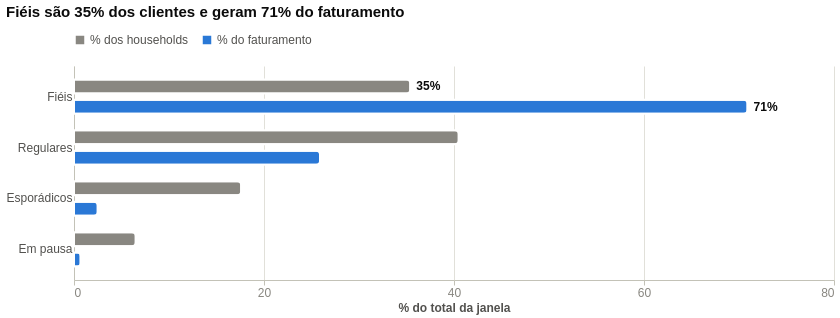

Here is the notebook cell this chart was saved with:
### Code cell
na.grafico(graficos.grafico_segmentos(seg["segmentos"], na.MODO))

### Figure 1 — Vega-Lite specification as saved in the notebook (floating-point values rounded to 4 significant figures)
{"$schema": "https://vega.github.io/schema/vega-lite/v6.4.1.json", "background": "#ffffff", "config": {"axis": {"domainColor": "#c3c2b7", "gridColor": "#e1e0d9", "gridWidth": 1, "labelColor": "#898781", "labelFontSize": 12, "tickColor": "#c3c2b7", "titleColor": "#52514e", "titleFontSize": 12}, "background": "transparent", "legend": {"labelColor": "#52514e", "labelFontSize": 12, "orient": "top", "padding": 0, "symbolType": "square", "titleColor": "#52514e"}, "text": {"color": "#0b0b0b"}, "title": {"anchor": "start", "color": "#0b0b0b", "fontSize": 15, "fontWeight": 600, "offset": 14}, "view": {"continuousHeight": 300, "continuousWidth": 300, "stroke": null}}, "datasets": {"data-237614e17d95991f0d3d36cce49237a1": [{"households": 857, "pct": 35.4, "rotulo": "35%", "segmento": "Fiéis", "serie": "% dos households", "valor_usd": 1525000.0}, {"households": 857, "pct": 70.9, "rotulo": "71%", "segmento": "Fiéis", "serie": "% do faturamento", "valor_usd": 1525000.0}], "data-542dbfb0811fd011bf7c548f6a996d35": [{"households": 857, "pct": 35.4, "segmento": "Fiéis", "serie": "% dos households", "valor_usd": 1525000.0}, {"households": 857, "pct": 70.9, "segmento": "Fiéis", "serie": "% do faturamento", "valor_usd": 1525000.0}, {"households": 980, "pct": 40.5, "segmento": "Regulares", "serie": "% dos households", "valor_usd": 556300.0}, {"households": 980, "pct": 25.9, "segmento": "Regulares", "serie": "% do faturamento", "valor_usd": 556300.0}, {"households": 426, "pct": 17.6, "segmento": "Esporádicos", "serie": "% dos households", "valor_usd": 54750.0}, {"households": 426, "pct": 2.5, "segmento": "Esporádicos", "serie": "% do faturamento", "valor_usd": 54750.0}, {"households": 158, "pct": 6.5, "segmento": "Em pausa", "serie": "% dos households", "valor_usd": 15590.0}, {"households": 158, "pct": 0.7, "segmento": "Em pausa", "serie": "% do faturamento", "valor_usd": 15590.0}]}, "height": 214, "layer": [{"data": {"name": "data-542dbfb0811fd011bf7c548f6a996d35"}, "encoding": {"color": {"field": "serie", "legend": {"title": null}, "scale": {"domain": ["% dos households", "% do faturamento"], "range": ["#898781", "#2a78d6"]}, "type": "nominal"}, "tooltip": [{"field": "segmento", "title": "Segmento", "type": "nominal"}, {"field": "serie", "title": "Série", "type": "nominal"}, {"field": "pct", "format": ".1f", "title": "%", "type": "quantitative"}, {"field": "households", "format": ",", "title": "Households", "type": "quantitative"}, {"field": "valor_usd", "format": ",.0f", "title": "Faturamento da janela (US$)", "type": "quantitative"}], "x": {"axis": {"format": ".0f", "tickCount": 5}, "field": "pct", "scale": {"domain": [0, 80]}, "title": "% do total da janela", "type": "quantitative"}, "y": {"axis": {"labelColor": "#52514e", "labelLimit": 220, "ticks": false}, "field": "segmento", "sort": ["Fiéis", "Regulares", "Esporádicos", "Em pausa"], "title": null, "type": "nominal"}, "yOffset": {"field": "serie", "sort": ["% dos households", "% do faturamento"], "type": "nominal"}}, "mark": {"cornerRadiusEnd": 4, "size": 14, "stroke": "#ffffff", "strokeWidth": 2, "type": "bar"}}, {"data": {"name": "data-237614e17d95991f0d3d36cce49237a1"}, "encoding": {"text": {"field": "rotulo", "type": "nominal"}, "x": {"axis": {"format": ".0f", "tickCount": 5}, "field": "pct", "scale": {"domain": [0, 80]}, "title": "% do total da janela", "type": "quantitative"}, "y": {"axis": {"labelColor": "#52514e", "labelLimit": 220, "ticks": false}, "field": "segmento", "sort": ["Fiéis", "Regulares", "Esporádicos", "Em pausa"], "title": null, "type": "nominal"}, "yOffset": {"field": "serie", "sort": ["% dos households", "% do faturamento"], "type": "nominal"}}, "mark": {"align": "left", "dx": 6, "fontSize": 12, "fontWeight": 600, "type": "text"}}], "title": "Fiéis são 35% dos clientes e geram 71% do faturamento", "width": 760}
